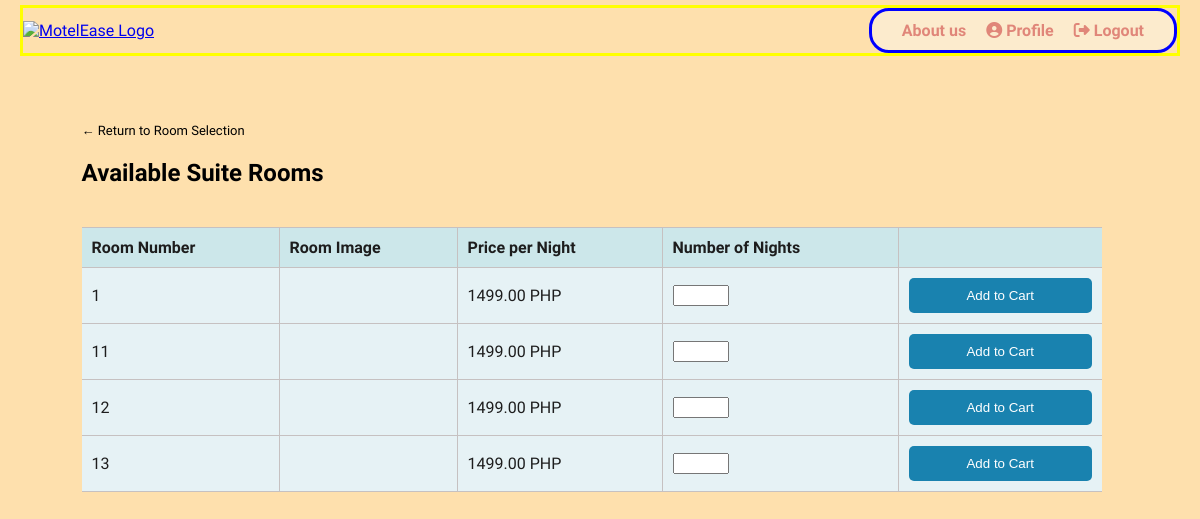
Before: /ITPROGhotel/php/Suite.php (signed in) with the older database file.
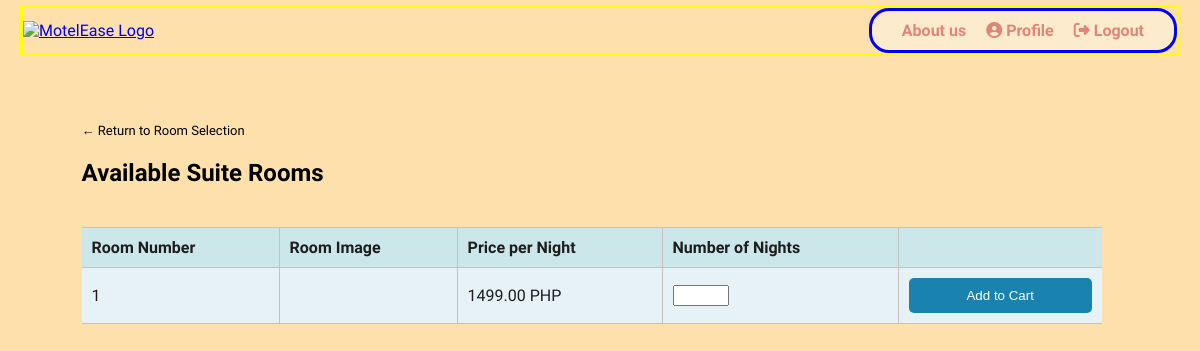
After: the same page with the newer database file.
### tables this page shows
CREATE TABLE `rooms` (
  `id` int(11) NOT NULL,
  `type` varchar(50) DEFAULT NULL,
  `price_per_night` decimal(10,2) DEFAULT NULL,
  `availability` int(11) DEFAULT NULL,
  `image` mediumblob NOT NULL
);

### ITPROGhotel/php/Suite.php (the view, shortened to what this page needs)
<?php
$conn = new mysqli('localhost', 'root', '', 'itproghs');
$stmt = $conn->prepare("SELECT * FROM rooms WHERE type = 'Suite' AND availability = 0");
$stmt->execute();
$result = $stmt->get_result();
$suiteRooms = $result->fetch_all(MYSQLI_ASSOC);
?>
<!DOCTYPE html>
<html>
<head>
    <link href="rooms.css" rel="stylesheet" type="text/css">
    <link rel="stylesheet" href="https://cdnjs.cloudflare.com/ajax/libs/font-awesome/6.2.0/css/all.min.css">
</head>
<body class="loggedin">
    <nav class="navtop">
        <div class="nav-container">
            <div class="logo">
                <a href="home.php"><img src="" alt="MotelEase Logo"></a>
            </div>
            <div class="nav-links">
                <a href="aboutus.html" class="nav-link">About us</a>
                <a href="profile.php" class="nav-link"><i class="fas fa-user-circle"></i> Profile</a>
                <a href="logout.php" class="nav-link"><i class="fas fa-sign-out-alt"></i> Logout</a>
            </div>
        </div>
    </nav>
    <div class="content">
        <p><a href="room-selection.php" class="back-btn"> ← Return to Room Selection</a></p>
        <h2>Available Suite Rooms</h2>
        <table class="rooms-table">
            <thead>
                <tr>
                    <th>Room Number</th>
                    <th>Room Image</th>
                    <th>Price per Night</th>
                    <th>Number of Nights</th>
                    <th></th>
                </tr>
            </thead>
            <tbody>
                <?php foreach ($suiteRooms as $room): ?>
                    <tr>
                        <td><?= htmlspecialchars($room['id']) ?></td>
                        <td><img src="<?= htmlspecialchars($room['image_path']) ?>"width="50"></td>
                        <td><?= htmlspecialchars($room['price_per_night']) ?> PHP</td>
                        <td>
                            <form action="add-to-cart.php" method="post">
                                <input type="number" name="quantity" min="1" max="30" required>
                        </td>
                        <td>
                            <input type="submit" value="Add to Cart" class="button-item">
                        </td>
                    </tr>
                <?php endforeach; ?>
            </tbody>
        </table>
    </div>
</body>
</html>

Changed rows visible on the page:
removed rooms: id "11", price_per_night "1499.00"
removed rooms: id "12", price_per_night "1499.00"
removed rooms: id "13", price_per_night "1499.00"
